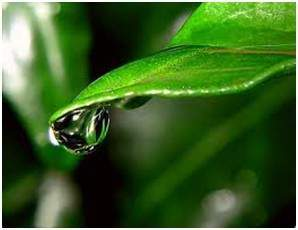
#> input picture Gaussian_Filter/canvas_4.jpeg, 298 x 230 px, found by its file name
$ jupyter execute Gaussian.ipynb
#> lines starting #> are read from the running program, lines starting #| are printed output that depends on the picture
[cell 1]
import cv2
import numpy as np

img = cv2.imread("E:\\GITHUB\\Convolution\\Gaussian_Filter\\canvas_4.jpeg")
#> img is the input picture: shape (230, 298, 3); mean B, G, R 36.1, 94.9, 57.3
print(img.shape)
#| (230, 298, 3)
print('\n')
print(img)
#> (printed output is left out)

[cell 2]
img_gray_scale = cv2.cvtColor(img, cv2.COLOR_BGR2GRAY)
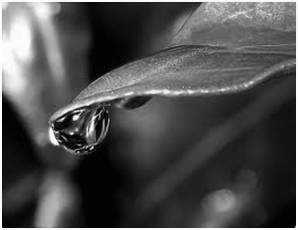
#> img_gray_scale: shape (230, 298); min 0, max 255, mean 76.9
print(img_gray_scale)
#> (printed output is left out)

[cell 3]
img = cv2.resize(img, (350,298))
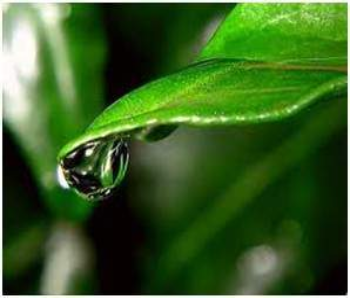
#> img: shape (298, 350, 3); mean B, G, R 36.1, 94.8, 57.2
img_gray_scale = cv2.resize(img_gray_scale, (350,298))
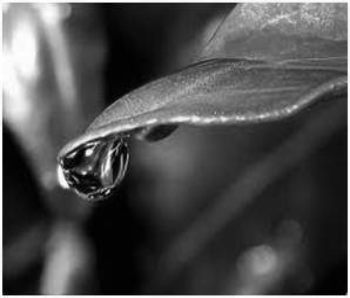
#> img_gray_scale: shape (298, 350); min 0, max 255, mean 76.8


Gblur = cv2.GaussianBlur(img_gray_scale,(5,5),0,0)
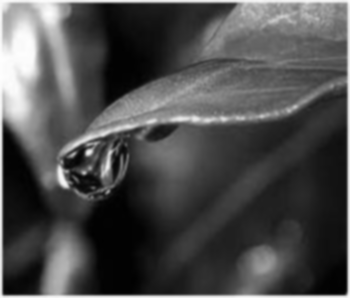
#> Gblur: shape (298, 350); min 1, max 254, mean 76.8
